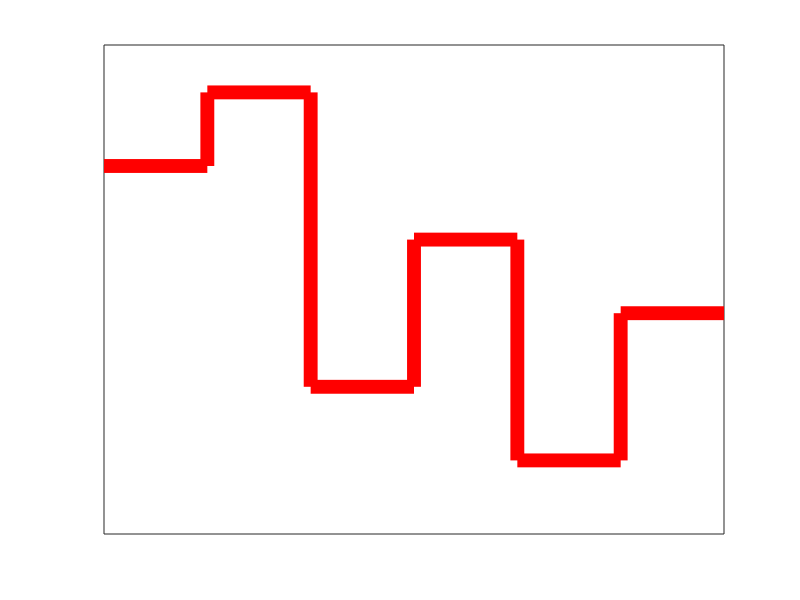
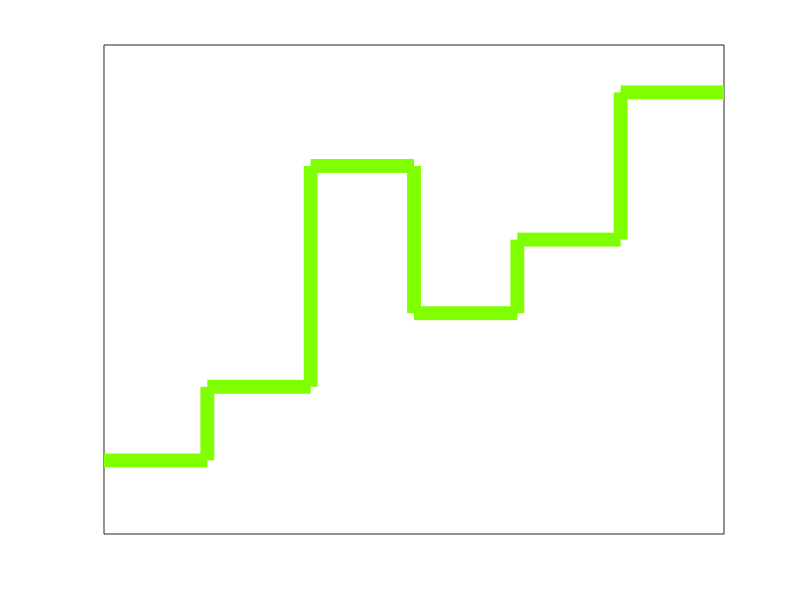
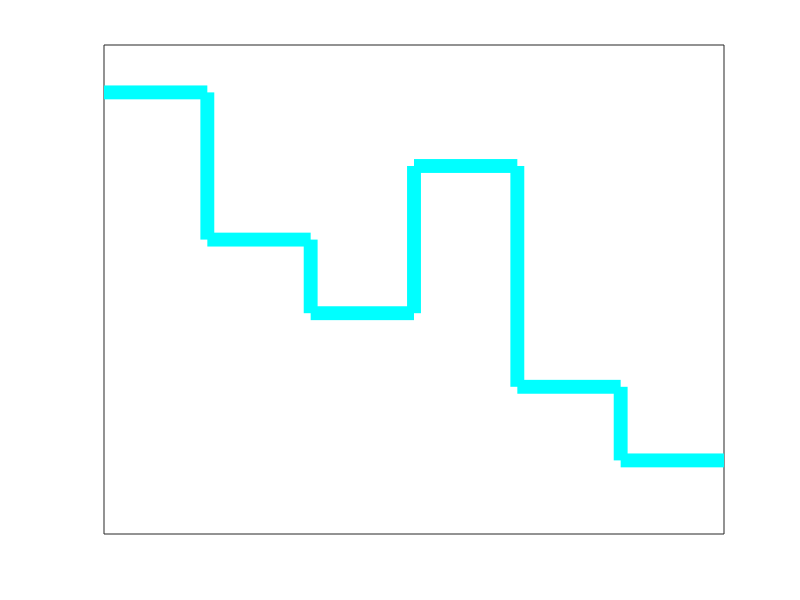
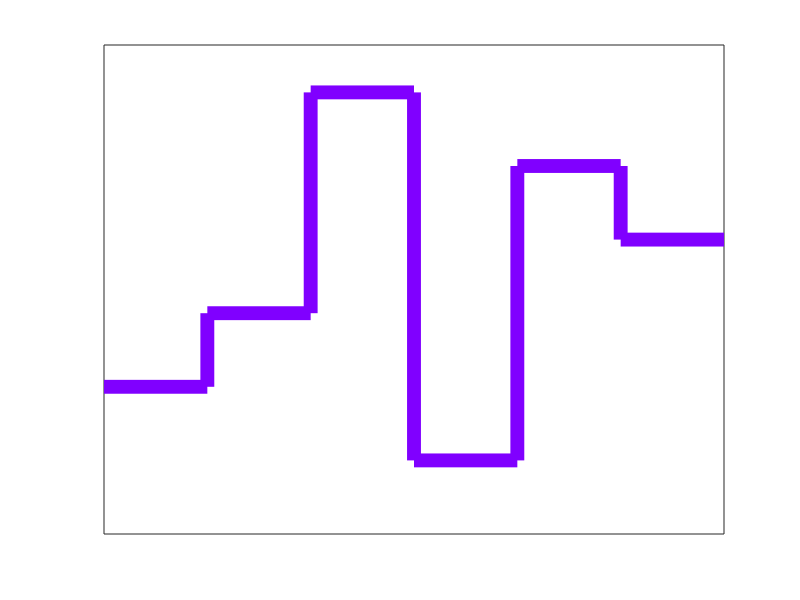

Source code (MATLAB) for these figures, in order:
function plot_IR_sequences

load IRsequences.mat

colors = hsv(4);

xvec = [ 0 1 1 2 2 3 3 4 4 5 5 6 ];

hf(1)=figure;
plot(xvec,reshape([IR_A;IR_A],1,12),'Color',colors(1,:),'LineWidth',10)
set(gca,'yscale','log','xtick',[],'ytick',[])
xlim([0 6])
print(hf(1),'IR_A_plotted','-dpdf','-bestfit')

hf(2)=figure;
plot(xvec,reshape([IR_B;IR_B],1,12),'Color',colors(2,:),'LineWidth',10)
set(gca,'yscale','log','xtick',[],'ytick',[])
xlim([0 6])
print(hf(2),'IR_B_plotted','-dpdf','-bestfit')

hf(3)=figure;
plot(xvec,reshape([IR_C;IR_C],1,12),'Color',colors(3,:),'LineWidth',10)
set(gca,'yscale','log','xtick',[],'ytick',[])
xlim([0 6])
print(hf(3),'IR_C_plotted','-dpdf','-bestfit')

hf(4)=figure;
plot(xvec,reshape([IR_D;IR_D],1,12),'Color',colors(4,:),'LineWidth',10)
set(gca,'yscale','log','xtick',[],'ytick',[])
print(hf(4),'IR_D_plotted','-dpdf','-bestfit')


